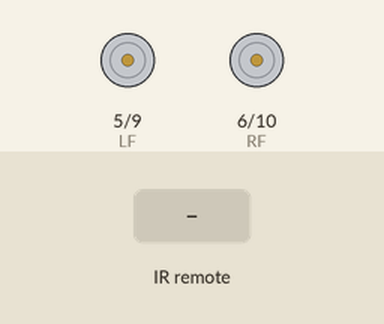
Bench run of a sketch on a simulated Arduino Uno, built with avr-gcc and run on an emulated ATmega328P. On the bench: motor-driver pin pairs drawn as motors (green arrow = first pin HIGH = forward, orange = second pin HIGH = backward, longer = more drive). The test bench sets the inputs (shaded band).

Above: at 1.2 s.
1.3 s: infrared code 0xFF22DD received
At 2.0 s:
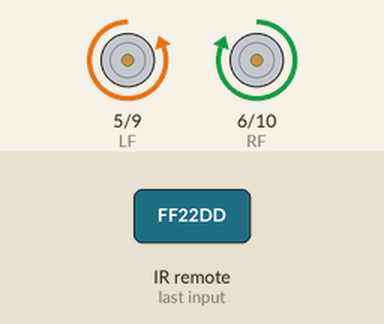
2.8 s: infrared code 0xFFC23D received
At 3.2 s:
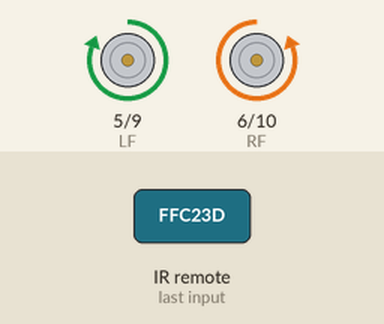
4.3 s: infrared code 0xFF02FD received
At 5.5 s:
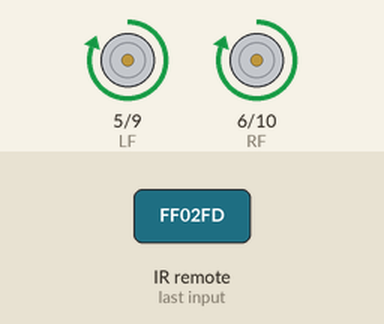
5.8 s: infrared code 0xFF9867 received
At 6.6 s:
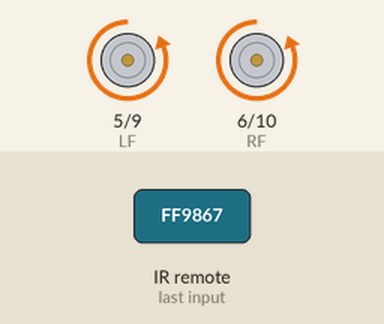
7.3 s: infrared code 0xFFE01F received
At 7.8 s:
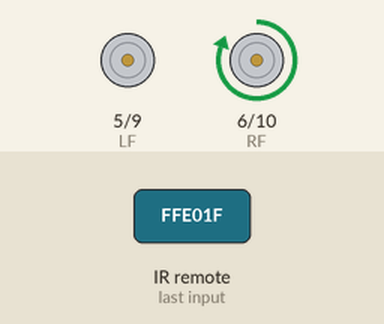
8.8 s: infrared code 0xFF906F received
At 10.1 s:
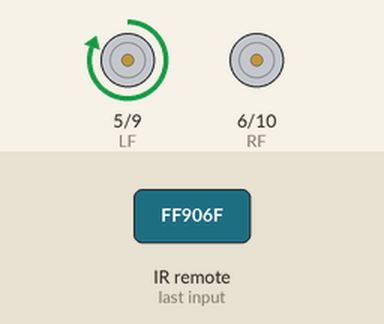
Timing chart, 0 to 11.3 s (numbered marks = the images above; inputs shaded):
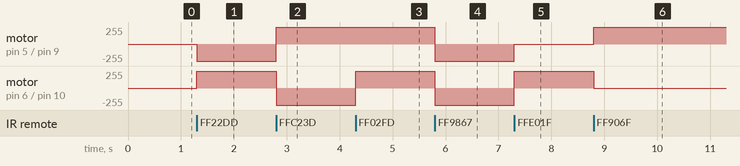

The sketch:

IR_THING.ino
```cpp
#include <IRremote.h>

int LF = 5;
int RF = 6;
int RB = 10;
int LB = 9;
int recPin = A0;
//const int SensorRight = A2;
//const int SensorLeft = A3;
IRrecv irrecv(recPin);
decode_results result;
//test - 16720605
//16761405 - back
/* 1 = 16724175
 * 2 = 16718055
 * 3 = 16743045
 * 4 = 16716015
 * 5 = 16726215
 * 6 = 16734885
 * 7 = 16728765
 * 8 = 16730805
 */
#define Turn_Left 16720605
#define Turn_Right 16761405
#define Up_Arrow 16712445 //4294967295 - plus
#define Down_Arrow 16750695 //4294967295 - minus
#define Left_Arrow 16769055 //4294967295  - skip back
#define Right_Arrow 16748655 //4294967295 - skip forward
#define Stop_Arrow 16754775 //4294967295 - play
void setup() {
  // put your setup code here, to run once:
pinMode(LF, OUTPUT);
pinMode(RF, OUTPUT);
pinMode(LB, OUTPUT);
pinMode(RB, OUTPUT);
pinMode(A0, INPUT); // switch
//pinMode(SensorRight, INPUT);// right sensor
//pinMode(SensorLeft, INPUT);// left sensor
Serial.begin(9600);
irrecv.enableIRIn();

}

void forward(){
  digitalWrite(RF,HIGH);
  digitalWrite(RB,LOW);
  digitalWrite(LF,HIGH);
  digitalWrite(LB,LOW);
  //delay(1000);
}
void left (){
  digitalWrite(RF,HIGH);
  digitalWrite(RB,LOW);
  digitalWrite(LF,LOW);
  digitalWrite(LB,LOW);
  //delay(1000);
}
void right (){
  digitalWrite(RF,LOW);
  digitalWrite(RB,LOW);
  digitalWrite(LF,HIGH);
  digitalWrite(LB,LOW);
  delay(1000);
}
void brake(){
  digitalWrite(RF,LOW);
  digitalWrite(RB,LOW);
  digitalWrite(LF,LOW);
  digitalWrite(LB,LOW);
}
void back (){
 digitalWrite(RF,LOW);
 digitalWrite(RB,HIGH);
 digitalWrite(LF,LOW);
 digitalWrite(LB,HIGH);
}
void spinLeft(){
 digitalWrite(RF,HIGH);
 digitalWrite(RB,LOW);
 digitalWrite(LF,LOW);
 digitalWrite(LB,HIGH);
}
void spinRight(){
 digitalWrite(RF,LOW);
 digitalWrite(RB,HIGH);
 digitalWrite(LF,HIGH);
 digitalWrite(LB,LOW);
}
void loop() {
  // put your main code here, to run repeatedly:
if(irrecv.decode(&result)){
  switch(result.value){
    case Up_Arrow:
      forward ();
      break;
     case Down_Arrow:
       back();
       break;
     case Left_Arrow:
       left();
       break;
      case Right_Arrow:
        right();
        break;
      case Stop_Arrow:
        brake();
        break;
      case Turn_Right:
        spinRight();
        break;
      case Turn_Left:
        spinLeft();
        break;
    }
    irrecv.resume();
  }
  //delay(10);
}
```

Measured:
- after the input at 1.3 s, motor on pin 5 (LF) / pin 9 (LB): stopped → backward 255/255 at once; motor on pin 6 (RF) / pin 10 (RB): stopped → forward 255/255 at once
- after the input at 2.8 s, motor on pin 5 (LF) / pin 9 (LB): backward 255/255 → forward 255/255 at once; motor on pin 6 (RF) / pin 10 (RB): forward 255/255 → backward 255/255 at once
- after the input at 4.3 s, motor on pin 6 (RF) / pin 10 (RB): backward 255/255 → forward 255/255 at once
- after the input at 5.8 s, motor on pin 5 (LF) / pin 9 (LB), motor on pin 6 (RF) / pin 10 (RB): forward 255/255 → backward 255/255 at once
- after the input at 7.3 s, motor on pin 5 (LF) / pin 9 (LB): backward 255/255 → stopped at once; motor on pin 6 (RF) / pin 10 (RB): backward 255/255 → forward 255/255 at once
- after the input at 8.8 s, motor on pin 5 (LF) / pin 9 (LB): stopped → forward 255/255 at once; motor on pin 6 (RF) / pin 10 (RB): forward 255/255 → stopped at once
